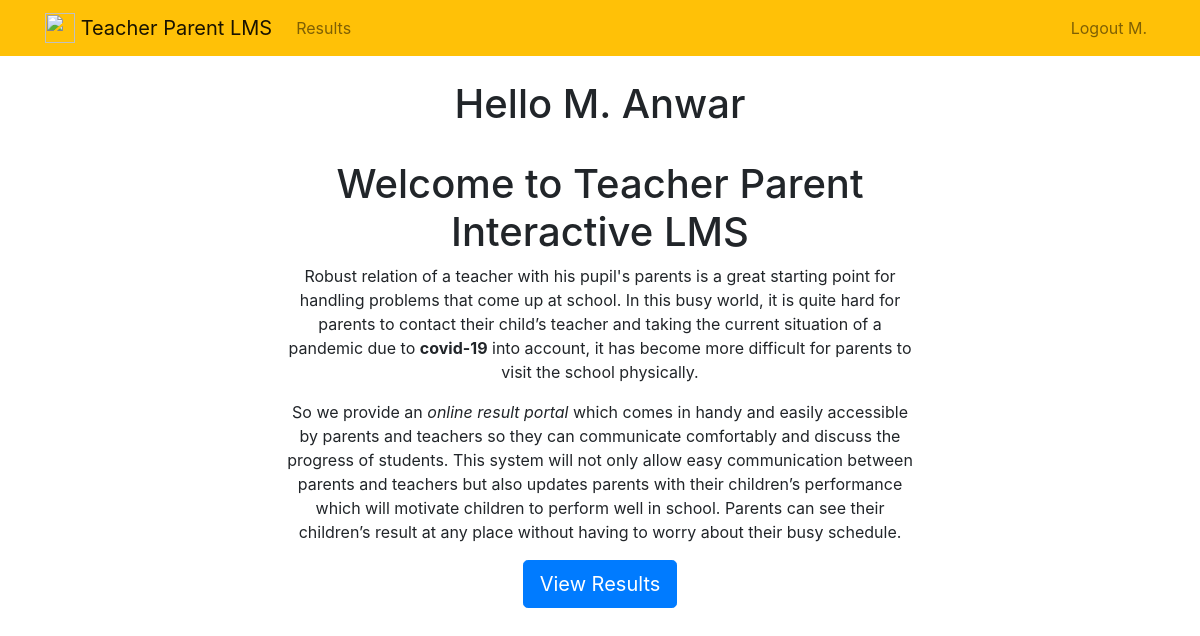
The page / (signed in) on the database as committed earlier.
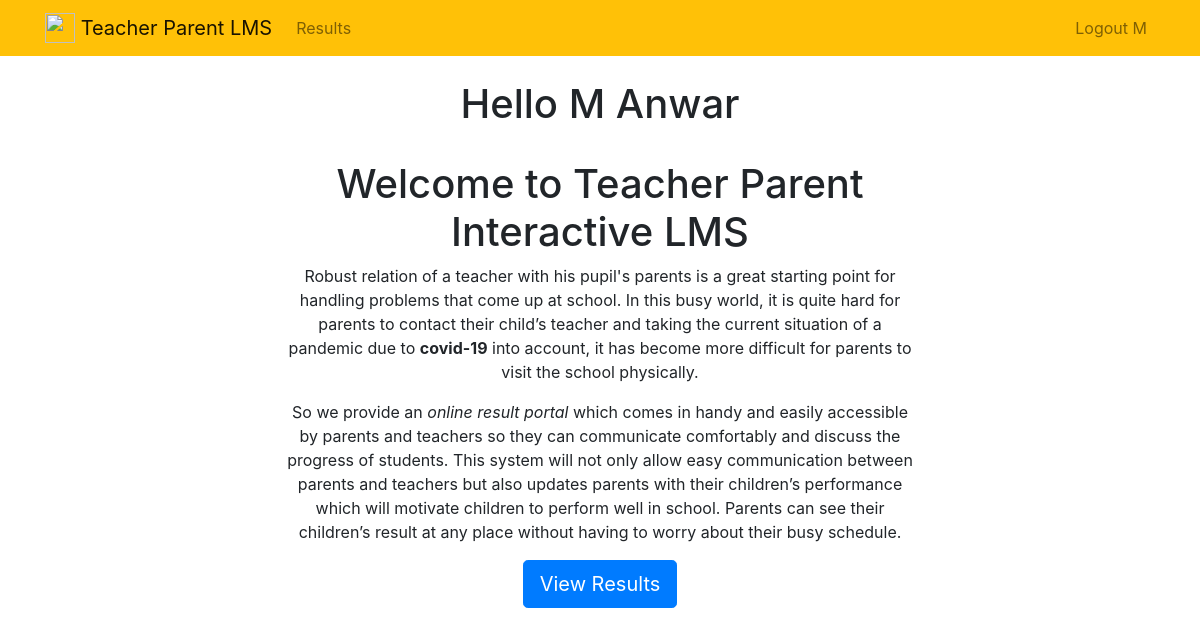
The same page on the database as committed later.
### users/customuser.py (models this page shows)
class CustomUser(AbstractUser):
    USER_TYPE_CHOICES = (
        (1, 'student'),
        (2, 'parent'),
        (3, 'teacher')
    )
    user_type = models.PositiveSmallIntegerField(
        verbose_name='Profession', choices=USER_TYPE_CHOICES, blank=True, null=True)

### users/views.py (the view)
# urls.py: 2. Add a URL to urlpatterns:  path('', views.home, name='home')
def home(request):
    return render(request, 'home.html')

### users/templates/home.html (shortened to what this page needs)
{% extends "base.html" %}
{% load static %}
{% block content %}
<br>
<div class="row justify-content-center">
    <div class="col-md-7 text-center">
        <h1>Hello
            {% if user.is_authenticated %}
            {{user.get_full_name.title}}
            {% else %}
            There
            {% endif %}
        </h1>
    </div>
</div>
<br>
<div class="row justify-content-center">
    <div class="col-md-7 text-center">
        <h1>Welcome to Teacher Parent Interactive LMS</h1>
        <p>
            Robust relation of a teacher with his pupil's parents is a great starting point for
            handling problems that come up at school. In this busy world, it is quite hard for
            parents to contact their child’s teacher and taking the current situation of a
            pandemic due to <b>covid-19</b> into account, it has become more difficult for parents to
            visit the school physically.
        </p>
        <p>
            So we provide an <i>online result portal</i> which comes in handy and easily accessible
            by parents and teachers so they can communicate comfortably and discuss the progress of students.
            This system will not only allow easy communication between parents and teachers but also
            updates parents with their children’s performance which will motivate children to perform
            well in school. Parents can see their children’s result at any place without having to
            worry about their busy schedule.
        </p>
        {% if user.is_authenticated %}
        <a role="button" class="btn btn-primary btn-lg" href="{% url 'tests' %}">View Results</a>
        {% endif %}
    </div>
</div>
{% endblock %}

### users/templates/base.html (shortened to what this page needs)
{% load static %}
<!doctype html>
<html lang="en">
<head>
    <link rel="stylesheet" href="https://stackpath.bootstrapcdn.com/bootstrap/4.4.1/css/bootstrap.min.css"
>
</head>
<body>
    <nav class="navbar navbar-expand-md navbar-light bg-warning">
        <div class="container">
            <a class="navbar-brand" href="{% url 'home' %}">
                <img src="{% static 'Logo.png' %}" width="30" height="30" class="d-inline-block align-top">
                <span>Teacher Parent LMS</span>
            </a>
            <div class="collapse navbar-collapse" id="navbarNav">
                <ul class="navbar-nav mr-auto">
                    {% if user.is_authenticated %}
                    <li class="nav-item">
                        <a class="nav-link" href="{% url 'tests' %}">Results</a>
                    </li>
                    {% endif %}
                </ul>
                <ul class="navbar-nav ml-auto">
                    {% if user.is_authenticated %}
                    <li class="nav-item">
                        <a href="#" onclick="$('#signOutBtn').click()" class="nav-link">Logout {{user.first_name}} </a>
                    </li>
                    {% endif %}
                </ul>
            </div>
        </div>
    </nav>
    <div class="container">
        {% block content %}{% endblock %}
    </div>
</body>
</html>

Rows that differ between the two databases and show on the page:
changed CustomUser: first_name "M." → "M"; get_full_name "M. Anwar" → "M Anwar"
